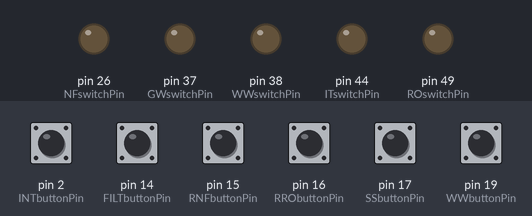
The sketch below on a simulated Arduino Mega 2560, built with avr-gcc and run on an emulated ATmega2560. Parts: output pins drawn as LEDs (lit = HIGH). The test bench sets the inputs (shaded band); at power-on: pin 2 (INTbuttonPin), pin 14 (FILTbuttonPin), pin 15 (RNFbuttonPin), pin 16 (RRObuttonPin), pin 17 (SSbuttonPin), pin 19 (WWbuttonPin) LOW.

Above: at 1.2 s.
1.3 s: pin 2 (INTbuttonPin) pulled HIGH for 0.15 s
At 2.2 s:
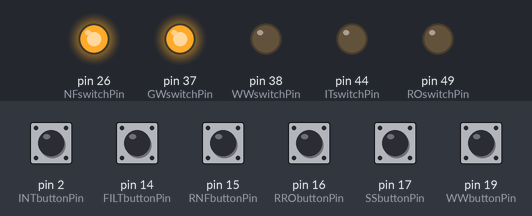
2.9 s: pin 2 (INTbuttonPin) pulled HIGH for 1 s
At 5.1 s:
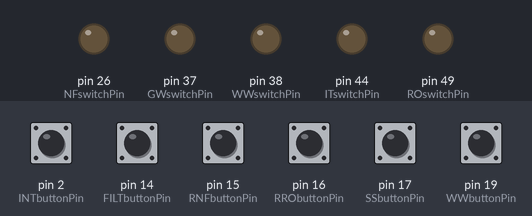
5.4 s: pin 14 (FILTbuttonPin) pulled HIGH for 0.15 s
At 6.2 s:
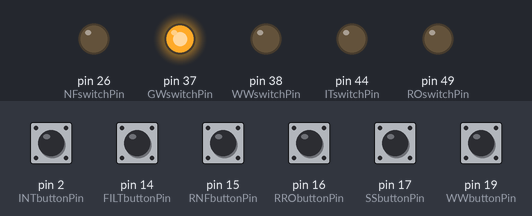
7.1 s: pin 14 (FILTbuttonPin) pulled HIGH for 1 s
At 8.9 s:
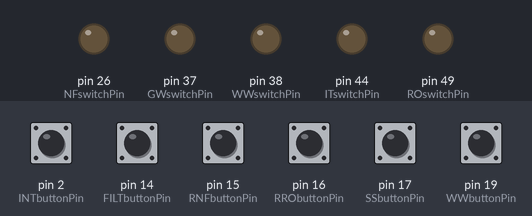
9.6 s: pin 15 (RNFbuttonPin) pulled HIGH for 0.15 s
At 10.2 s:
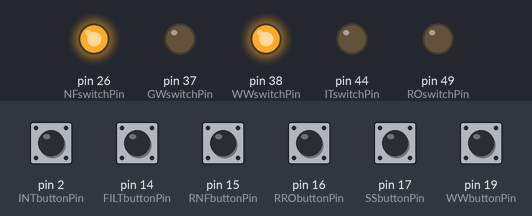
Timing chart, 0 to 12.2 s (numbered marks = the images above; inputs shaded):
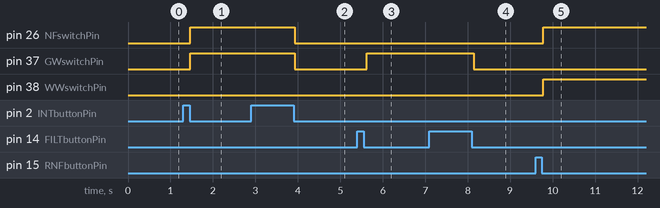

Measured:
- after the input at 1.3 s, pin 26 (NFswitchPin), pin 37 (GWswitchPin): LOW → HIGH after 0.16 s
- after the input at 2.9 s, pin 26 (NFswitchPin), pin 37 (GWswitchPin): HIGH → LOW after 1.0 s
- after the input at 5.4 s, pin 37 (GWswitchPin): LOW → HIGH after 0.22 s
- after the input at 7.1 s, pin 37 (GWswitchPin): HIGH → LOW after 1.0 s
- after the input at 9.6 s, pin 26 (NFswitchPin), pin 38 (WWswitchPin): LOW → HIGH after 0.17 s

The sketch:

conexOP2.ino
```cpp
//START --- add all defines of pins to variables
int WWbuttonPin = 19;
int INTbuttonPin = 2;
int FILTbuttonPin = 14;
int RRObuttonPin = 16;
int RNFbuttonPin = 15;
int SSbuttonPin = 17;

int SSswitchPin = 31;
int ITswitchPin = 44;
int ROswitchPin = 49;
int GWswitchPin = 37;
int NFswitchPin = 26;
int WWswitchPin = 38;
//END --- add all defines of pins to variables

int InUse = 0;

//START --- set initial button states
int SSbuttonState;
int SSbuttonAction = 0;

int WWbuttonState;
int WWbuttonAction = 0;

int INTbuttonState;
int INTbuttonAction = 0;

int FILTbuttonState;
int FILTbuttonAction = 0;

int RRObuttonState;
int RRObuttonAction = 0;

int RNFbuttonState;
int RNFbuttonAction = 0;
//END --- set initial button states

//START --- setup
void setup() {
  //Serial.begin(9600);

  //hand control of soft-start
  pinMode(SSbuttonPin, INPUT);       // Set the switch pin as input
  pinMode(SSswitchPin, OUTPUT);

  //operational configuration buttons
  pinMode(WWbuttonPin, INPUT);       // Set the switch pin as input
  pinMode(INTbuttonPin, INPUT);       // Set the switch pin as input
  pinMode(FILTbuttonPin, INPUT);       // Set the switch pin as input
  pinMode(RRObuttonPin, INPUT);       // Set the switch pin as input
  pinMode(RNFbuttonPin, INPUT);       // Set the switch pin as input

  //MWWvalve switches
  pinMode(ITswitchPin, OUTPUT);      // Set to control the actuator switch
  pinMode(ROswitchPin, OUTPUT);      // Set to control the actuator switch
  pinMode(GWswitchPin, OUTPUT);      // Set to control the actuator switch
  pinMode(NFswitchPin, OUTPUT);      // Set to control the actuator switch
  pinMode(WWswitchPin, OUTPUT);      // Set to control the actuator switch
  //buttonState = digitalRead(buttonPin);   // read the initial state
}
//END --- setup

//START --- loop
void loop() {
  MakeWashWater();
  MakeIntWater();
  FilterGW();
  RinseNF();
  RinseRO();
  SoftStart();
  //delay(1000);
  //Serial.print(InUse);
}
//END --- loop

//START --- functions
void MakeWashWater() {
  int MWWval = digitalRead(WWbuttonPin);      // read input MWWvalue and store it in MWWval
  delay(10);                         // 10 milliseconds is a good amount of time
  int MWWval2 = digitalRead(WWbuttonPin);     // read the input again to check for bounces
  if (MWWval == MWWval2) {                 // make sure we got 2 consistant readings!
    if (MWWval != WWbuttonState) {          // the button state has changed!
      if (MWWval == LOW) {                // check if the button is pressed
        if ((WWbuttonAction == 0 ) && (InUse == 0)) {          // is the light off?
          WWbuttonAction = 1;               // turn light on!
          InUse = 1;
          digitalWrite(ITswitchPin, HIGH);  //open intermediate tank
          digitalWrite(ROswitchPin, HIGH);  //open RO membrane
        } else if (WWbuttonAction == 1 ){
          WWbuttonAction = 0;               // turn light off!
          InUse = 0;
          digitalWrite(ITswitchPin, LOW);   //close intermediate tank
          digitalWrite(ROswitchPin, LOW);   //close RO membrane
        }
          //else{}
      }
    }
    WWbuttonState = MWWval;                 // save the new state in our variable
  }
}

void RinseRO() {
  int RROval = digitalRead(RRObuttonPin);      // read input value and store it in val
  delay(10);                         // 10 milliseconds is a good amount of time
  int RROval2 = digitalRead(RRObuttonPin);     // read the input again to check for bounces
  if (RROval == RROval2) {                 // make sure we got 2 consistant readings!
    if (RROval != RRObuttonState) {          // the button state has changed!
      if (RROval == LOW) {                // check if the button is pressed
        if ((RRObuttonAction == 0)  && (InUse == 0)) {          // is the light off?
          RRObuttonAction = 1;               // turn light on!
          InUse = 1;
          digitalWrite(WWswitchPin, HIGH);  //open intermediate tank
          digitalWrite(ROswitchPin, HIGH);  //open RO membrane
        } else if (RRObuttonAction == 1) {
          RRObuttonAction = 0;               // turn light off!
          InUse = 0;
          digitalWrite(WWswitchPin, LOW);   //close intermediate tank
          digitalWrite(ROswitchPin, LOW);   //close RO membrane
        }
          //else{}
      }
    }
    RRObuttonState = RROval;                 // save the new state in our variable
  }
}

void MakeIntWater() {
  int MIWval = digitalRead(INTbuttonPin);      // read input value and store it in val
  delay(10);                         // 10 milliseconds is a good amount of time
  int MIWval2 = digitalRead(INTbuttonPin);     // read the input again to check for bounces
  if (MIWval == MIWval2) {                 // make sure we got 2 consistant readings!
    if (MIWval != INTbuttonState) {          // the button state has changed!
      if (MIWval == LOW) {                // check if the button is pressed
        if ((INTbuttonAction == 0)  && (InUse == 0)) {          // is the light off?
          INTbuttonAction = 1;               // turn light on!
          InUse = 1;
          digitalWrite(GWswitchPin, HIGH);  //open greywater tank
          digitalWrite(NFswitchPin, HIGH);  //open NF membrane
        } else if (INTbuttonAction == 1){
          INTbuttonAction = 0;               // turn light off!
          InUse = 0;
          digitalWrite(GWswitchPin, LOW);   //close greywater tank
          digitalWrite(NFswitchPin, LOW);   //close NF membrane
        }
          //else{}
      }
    }
    INTbuttonState = MIWval;                 // save the new state in our variable
  }
}

void RinseNF() {
  int RNFval = digitalRead(RNFbuttonPin);      // read input value and store it in val
  delay(10);                         // 10 milliseconds is a good amount of time
  int RNFval2 = digitalRead(RNFbuttonPin);     // read the input again to check for bounces
  if (RNFval == RNFval2) {                 // make sure we got 2 consistant readings!
    if (RNFval != RNFbuttonState) {          // the button state has changed!
      if (RNFval == LOW) {                // check if the button is pressed
        if ((RNFbuttonAction == 0 ) && (InUse == 0)) {          // is the light off?
          RNFbuttonAction = 1;               // turn light on!
          InUse = 1;
          digitalWrite(WWswitchPin, HIGH);  //open intermediate tank
          digitalWrite(NFswitchPin, HIGH);  //open RO membrane
        } else if (RNFbuttonAction == 1 ){
          RNFbuttonAction = 0;               // turn light off!
          InUse = 0;
          digitalWrite(WWswitchPin, LOW);   //close intermediate tank
          digitalWrite(NFswitchPin, LOW);   //close RO membrane
        }
          //else{}
      }
    }
    RNFbuttonState = RNFval;                 // save the new state in our variable
  }
}

void FilterGW() {
  int Fval = digitalRead(FILTbuttonPin);      // read input value and store it in val
  delay(10);                         // 10 milliseconds is a good amount of time
  int Fval2 = digitalRead(FILTbuttonPin);     // read the input again to check for bounces
  if (Fval == Fval2) {                 // make sure we got 2 consistant readings!
    if (Fval != FILTbuttonState) {          // the button state has changed!
      if (Fval == LOW) {                // check if the button is pressed
        if ((FILTbuttonAction == 0)  && (InUse == 0)) {          // is the light off?
          FILTbuttonAction = 1;               // turn light on!
          InUse = 1;
          digitalWrite(GWswitchPin, HIGH);  //open greywater tank
        } else if (FILTbuttonAction == 1) {
          FILTbuttonAction = 0;               // turn light off!
          InUse = 0;
          digitalWrite(GWswitchPin, LOW);   //close greywater tank
        }
          //else {}
      }
    }
    FILTbuttonState = Fval;                 // save the new state in our variable
  }
}

void SoftStart() {
  int val = digitalRead(SSbuttonPin);      // read input value and store it in val
  delay(10);                         // 10 milliseconds is a good amount of time
  int val2 = digitalRead(SSbuttonPin);     // read the input again to check for bounces
  if (val == val2) {                 // make sure we got 2 consistant readings!
    if (val != SSbuttonState) {          // the button state has changed!
      if (val == LOW) {                // check if the button is pressed
        if (SSbuttonAction == 0) {          // is the light off?
          SSbuttonAction = 1;               // turn light on!
          digitalWrite(SSswitchPin, HIGH);
        } else {
          SSbuttonAction = 0;               // turn light off!
          digitalWrite(SSswitchPin, LOW);
        }
      }
    }
    SSbuttonState = val;                 // save the new state in our variable
  }
}

//END --- functions[
```
